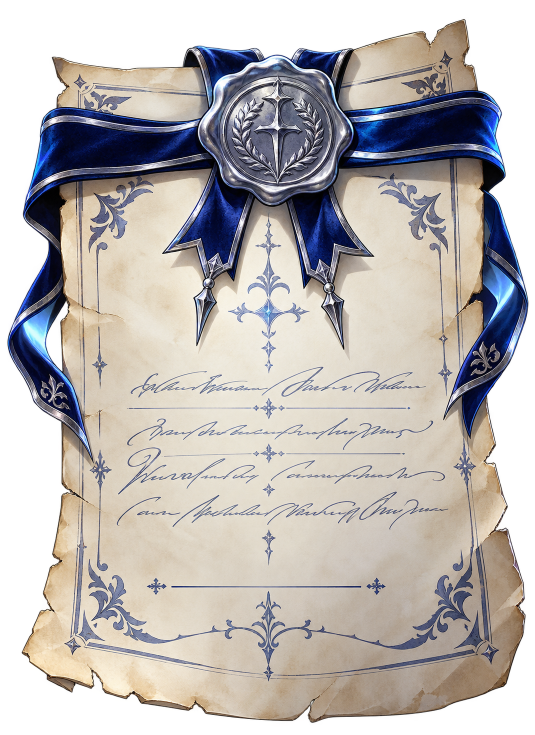
#> input picture art/fx_src/igor_contract.png, 1070 x 1470 px, given in place of card_attack_solar_strike.png, which was not available (shown at 1/2 size)
$ python -i card_mockup.py   (imports and definitions only)
#> lines starting #> are read from the running program, lines starting #| are printed output that depends on the picture; pictures that were not available may be replaced by others from this repository, and a replacement may not be noted
"""把新卡图套进游戏里真实的卡框（攻击牌，用户截图 art/cards/ref/card_attack_solar_strike.png）看效果。

卡图窗口由原版 solar_strike 卡图模板匹配得到：卡图缩放到 486×369，左上角放在 (107,138)；
窗口形状（被卡框 / 卡名横幅 / 类型标签盖住后露出来的部分）存在 card_attack_portrait_mask.png。
用法：python3 tools/ui/card_mockup.py 输出.png 卡图1.png [卡图2.png ...]
"""
import sys
from PIL import Image, ImageDraw

REF = "art/cards/ref/card_attack_solar_strike.png"
MASK = "art/cards/ref/card_attack_portrait_mask.png"
W, H, X0, Y0 = 486, 369, 107, 138


def mock(portrait):
#> called with portrait = '../../art/fx_src/igor_contract.png'
    card = Image.open(REF).convert("RGB")
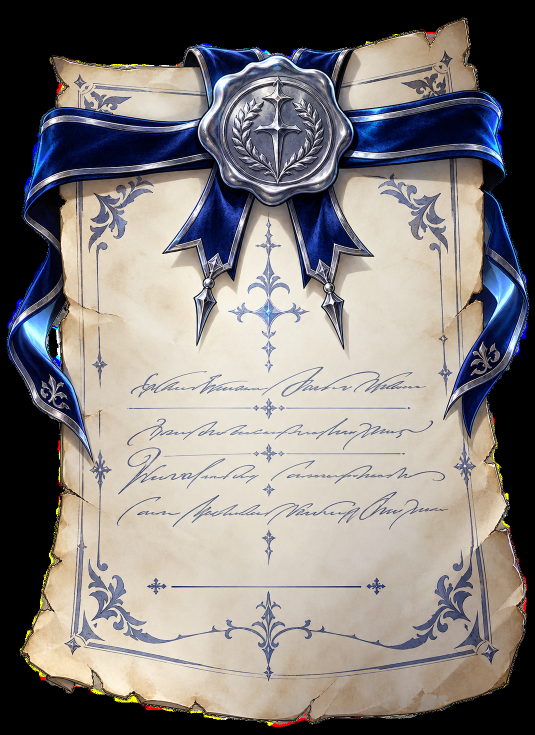
#> card: PIL image 1070x1470 RGB (shown at 1/2 size); mean R, G, B 131.3, 126.4, 123.9
    canvas = Image.new("RGB", card.size)
#> canvas: PIL image 1070x1470 RGB; every value is 0
    canvas.paste(Image.open(portrait).convert("RGB").resize((W, H), Image.LANCZOS), (X0, Y0))
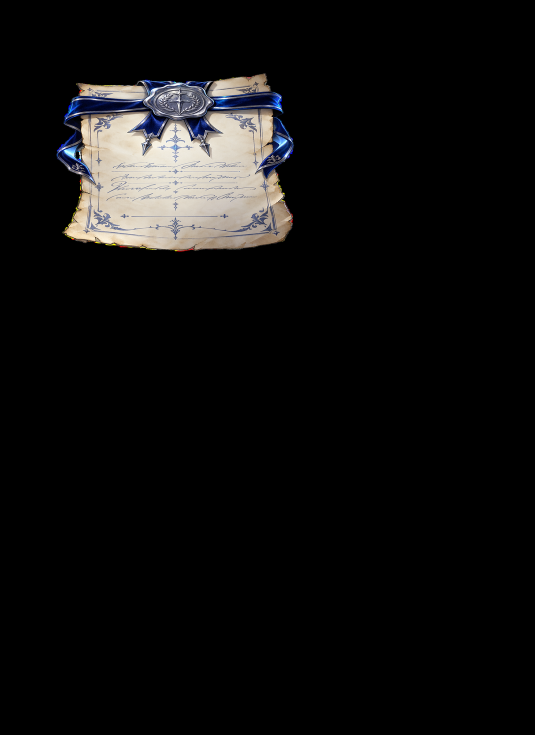
#> canvas: PIL image 1070x1470 RGB (shown at 1/2 size); mean R, G, B 15, 14.4, 14.1
    card.paste(canvas, (0, 0), Image.open(MASK).convert("L"))
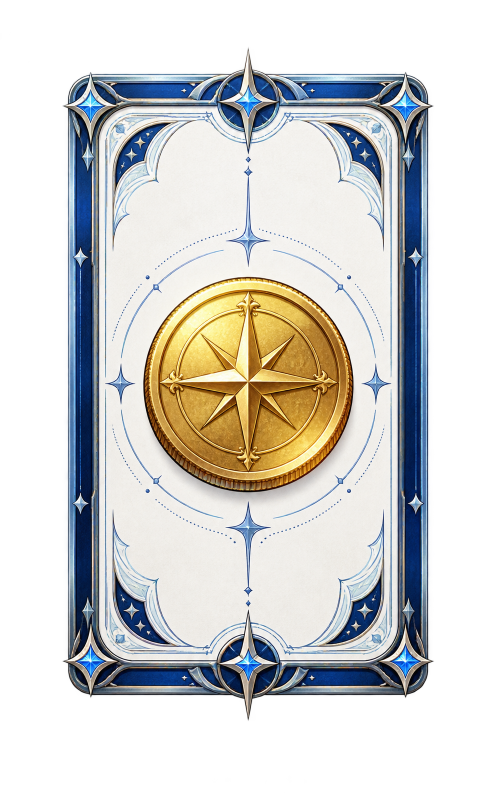
#> input picture art/fx_src/minor_coin.png, 992 x 1586 px, given in place of card_attack_portrait_mask.png, which was not available (shown at 1/2 size)
    return card


def main():
    out, paths = sys.argv[1], sys.argv[2:]
    cards = [mock(p) for p in paths]
    cw, ch = cards[0].size
    scale = 0.5
    tw, th = int(cw * scale), int(ch * scale)
    cols = min(4, len(cards))
    rows = (len(cards) + cols - 1) // cols
    sheet = Image.new("RGB", (cols * (tw + 10) + 10, rows * (th + 28) + 10), "#111")
    d = ImageDraw.Draw(sheet)
    for i, (c, p) in enumerate(zip(cards, paths)):
        x, y = 10 + (i % cols) * (tw + 10), 10 + (i // cols) * (th + 28)
        sheet.paste(c.resize((tw, th), Image.LANCZOS), (x, y + 18))
        d.text((x, y), p.split("/")[-1], fill="yellow")
    sheet.save(out)


# [2 lines not run here, left out]

#> (the run stopped early here; a loop or call above may not have finished)
